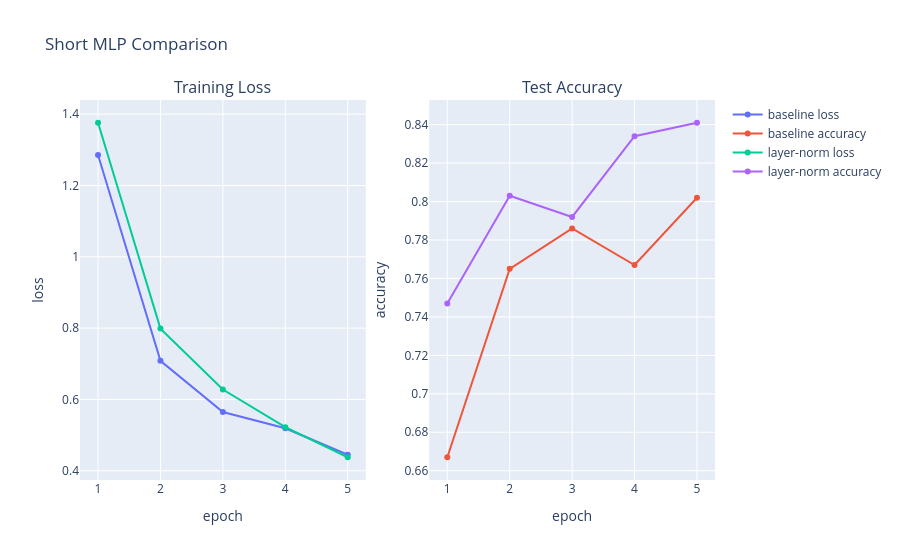

The notebook cell saved with this chart:
### Markdown cell above
The two networks we compare are:
- `BaselineMLP`, which uses fully connected layers, ReLU activations, and no normalization layers.
- `LayerNormMLP`, which uses fully connected layers, ReLU activations, and 1D layer normalization layers.

We use deeper MLPs than in previous exercises to better show the effect of layer normalization.  
We tuned the hyperparameters individually for each model to give them a good chance to perform well.

The training run is intentionally short so that it also works on CPU. If CUDA is available, it is used automatically.

### Code cell
models, histories = train.train_short_comparison(
    epochs=5,
    batch_size=128,
    max_train_samples=4000,
    max_test_samples=1000,
)

visual.show_training_comparison(histories)

### Figure 1 — Plotly figure (JSON) as saved in the notebook; plotly's stock layout.template omitted (floating-point values rounded to 4 significant figures)
{"data": [{"mode": "lines+markers", "name": "baseline loss", "type": "scatter", "x": [1, 2, 3, 4, 5], "xaxis": "x", "y": [1.286, 0.7083, 0.5648, 0.5191, 0.4449], "yaxis": "y"}, {"mode": "lines+markers", "name": "baseline accuracy", "type": "scatter", "x": [1, 2, 3, 4, 5], "xaxis": "x2", "y": [0.667, 0.765, 0.786, 0.767, 0.802], "yaxis": "y2"}, {"mode": "lines+markers", "name": "layer-norm loss", "type": "scatter", "x": [1, 2, 3, 4, 5], "xaxis": "x", "y": [1.376, 0.7987, 0.6277, 0.5222, 0.4378], "yaxis": "y"}, {"mode": "lines+markers", "name": "layer-norm accuracy", "type": "scatter", "x": [1, 2, 3, 4, 5], "xaxis": "x2", "y": [0.747, 0.803, 0.792, 0.834, 0.841], "yaxis": "y2"}], "layout": {"annotations": [{"font": {"size": 16}, "showarrow": false, "text": "Training Loss", "x": 0.225, "xanchor": "center", "xref": "paper", "y": 1, "yanchor": "bottom", "yref": "paper"}, {"font": {"size": 16}, "showarrow": false, "text": "Test Accuracy", "x": 0.775, "xanchor": "center", "xref": "paper", "y": 1, "yanchor": "bottom", "yref": "paper"}], "title": {"text": "Short MLP Comparison"}, "xaxis": {"anchor": "y", "domain": [0, 0.45], "title": {"text": "epoch"}}, "xaxis2": {"anchor": "y2", "domain": [0.55, 1], "title": {"text": "epoch"}}, "yaxis": {"anchor": "x", "domain": [0, 1], "title": {"text": "loss"}}, "yaxis2": {"anchor": "x2", "domain": [0, 1], "title": {"text": "accuracy"}}}}
